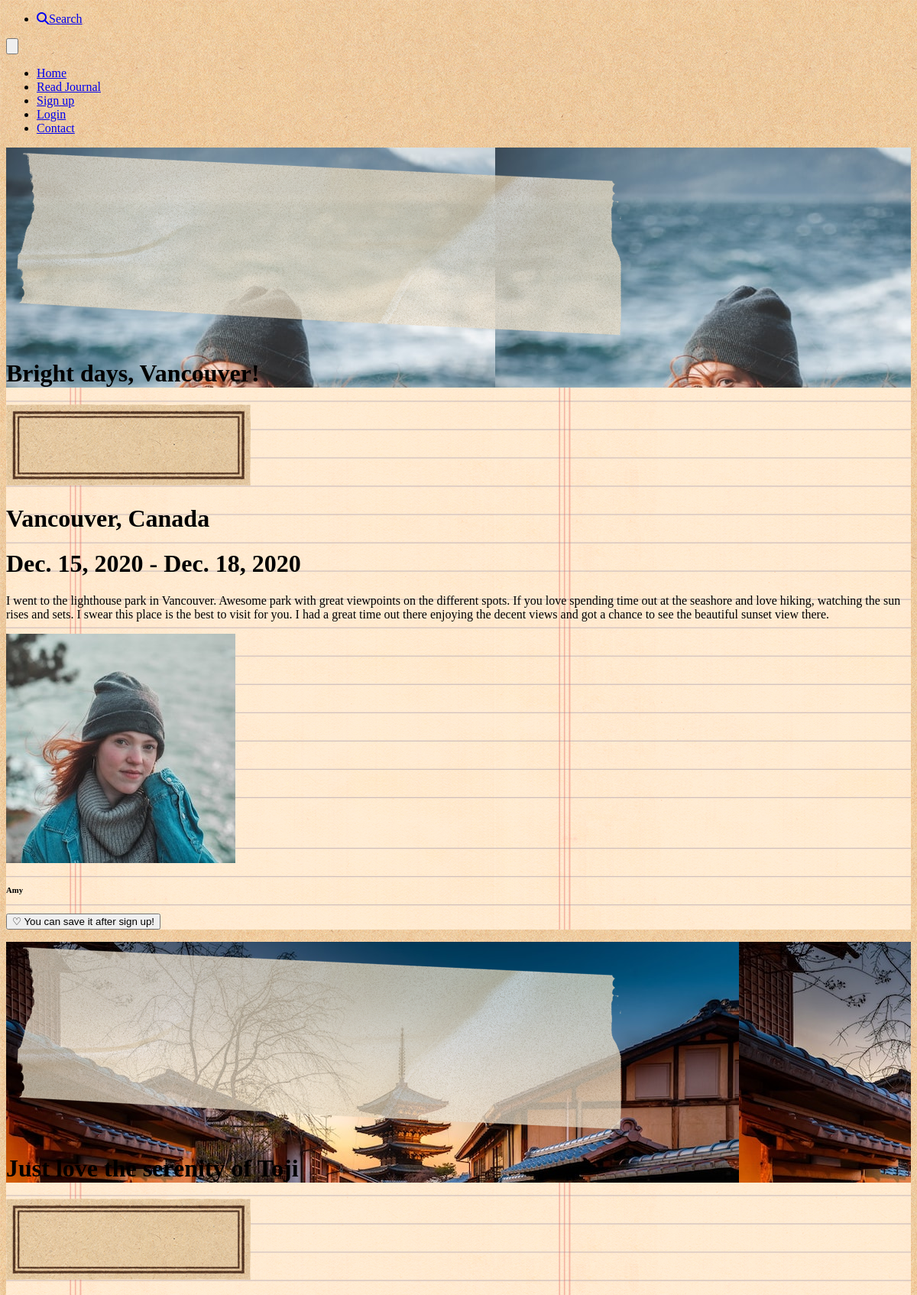
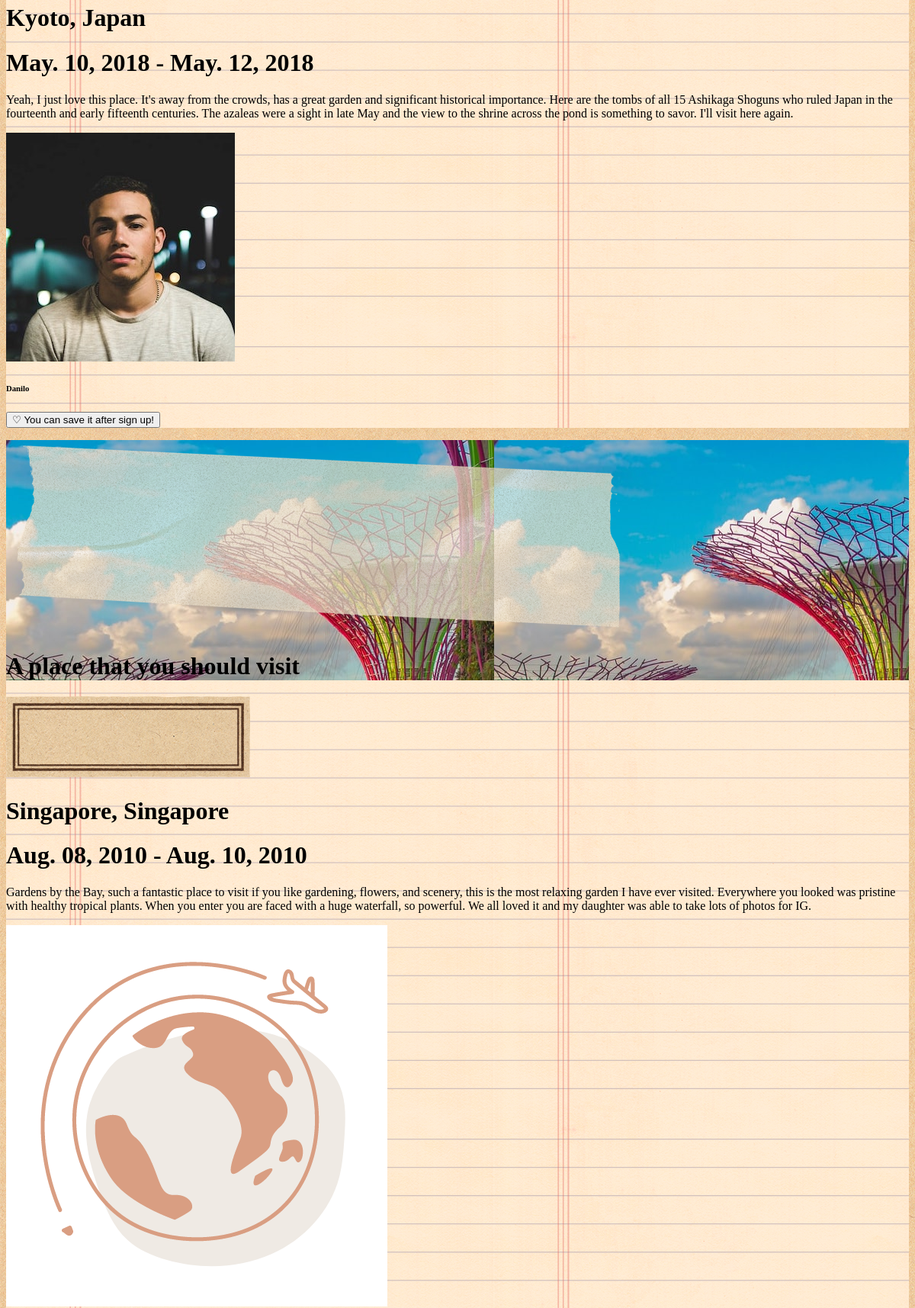
Page /journal (upper part) on the committed database (2 pictures, top to bottom).
### flaskr/models.py (models this page shows, shortened)
class Journal(db.Model):
    __tablename__ = 'journals'
    id = db.Column(db.Integer, primary_key=True)
    from_user_id = db.Column(
        db.Integer, db.ForeignKey('users.id'), index=True
    )
    start_date = db.Column(db.DateTime, default=datetime.strftime(datetime.today(), '%Y/%m/%d'))
    end_date = db.Column(db.DateTime, default=datetime.strftime(datetime.today(), '%Y/%m/%d'))
    country = db.Column(db.String(128))
    city = db.Column(db.String(128))
    title = db.Column(db.String(128))
    comment = db.Column(db.Text)
    picture_path = db.Column(db.Text)

class User(UserMixin, db.Model):
    __tablename__ = 'users'
    id = db.Column(db.Integer, primary_key=True)
    email = db.Column(db.String(64), unique=True, index=True)
    username = db.Column(db.String(64), index=True)
    password = db.Column(db.String(128))
    picture_path = db.Column(db.Text)
    @classmethod
    def select_user_by_id(cls, id):
        return cls.query.get(id)

### flaskr/journal/views.py (the view, shortened to what this page needs)
@journal_bp.route('', methods=['GET', 'POST'])
def journal():
    users = User.query.all()
    journals = Journal.query.all()
    comments = Comment.query.all()
    like_journals = LikeJournal.query.all()
    user_id = current_user.get_id()
    user = User.select_user_by_id(user_id)
    form = LikeJournalForm(request.form)
    form_c = CommentForm(request.form)
    return render_template('journal/journal.html',  users=users, journals=journals, comments=comments, like_journals=like_journals, form=form, form_c=form_c)

### flaskr/templates/journal/journal.html (shortened to what this page needs)
{% from "/_formhelpers.html" import render_field %}
{% extends "/base.html" %}
{% block content %}
<div class="base-style">
{% block header %}
{{ super() }}
{% endblock %}
<div class="journal-style">
    {% for journal in journals %}
    <div class="pages-style">
        <div class="page-style" style="background-image: url(/static/image/paper6.png);" id="{{ journal.id }}">
            <div class="page-top-style">
                <div class="photo-style-2" style="background-image:url({{url_for('static', filename=journal.picture_path)}})">
                    <img src="/static/image/tape.png" alt="" class="tape-style-2">
                    <div class="photo-bottom-style">
                        <h1 class="photo-h1-2">
                            {{ journal.title }}
                        </h1>
                    </div>
                </div>
                <div class="label-style">
                    <img src="/static/image/label3.png" alt="" class="w-full shadow">
                    <h1 class="label-h1">
                        {{ journal.city }}, {{ journal.country }}
                    </h1>
                </div>
            </div>
            <div class="page-bottom-style">
                <div class="2xl:mt-6">
                    <h1>
                        {{ journal.start_date.strftime('%b. %d, %Y') }} - {{ journal.end_date.strftime('%b. %d, %Y') }}
                    </h1>
                    <p class="font-light text-gray-600 sm:text-sm">{{ journal.comment }}</p>
                    <div class="info-style">
                    {% for user in users %}
                    {% if journal.from_user_id == user.id %}
                        <div class="w-1/3 flex items-center">
                            <div class="icon-size-2">
                                {% if user.picture_path %}
                                <img src="{{ url_for('static', filename=user.picture_path) }}" class="icon-style">
                                {% else %}
                                <img src="/static/image/logo2.png" class="icon-style">
                                {% endif %}
                            </div>
                            <h6 class="font-aurore ml-2">
                                {{ user.username }}
                            </h6>
                        </div>
                    {% endif %}
                    {% endfor %}
                    {% if current_user.is_authenticated %}
                        <form method="POST">
                            {{ form.csrf_token }}
                            {{ form.from_user_id(value=current_user.id) }}
                            {{ form.to_journal_id(value=journal.id) }}
                            {% set isLiked = {'isLiked':False} %}
                            {% for like_journal in like_journals %}
                                {% if like_journal.from_user_id == current_user.id and like_journal.to_journal_id == journal.id %}
                                    {{ form.submit(value="♥ Liked",　class="btn-orange") }}
                                {% endif %}
                            {% endfor %}
                            {% if not isLiked.isLiked %}
                                {{ form.submit(class="btn-transparent") }}
                            {% endif %}
                        </form>
                    {% else %}
                        <p>
                            <a href="{{ url_for('signup.signup') }}">
                                <button class="btn-lightorange-sm">
                                    ♡ You can save it after sign up!
                                </button>
                            </a>
                        </p>
                    {% endif %}
                    </div>
                </div>
            </div>
        </div>
    </div>
    {% endfor %}
</div>
</div>
{% endblock %}

### rows in the picture
Journal: picture_path (picture), title "Bright days, Vancouver!", city "Vancouver", country "Canada", start_date "Dec. 15, 2020", end_date "Dec. 18, 2020", comment "I went to the lighthouse park in Vancouver. Awesome park with great viewpoints on the different spots. If you love spending time out at the seashore and love hiking, watching the sun rises and sets. I swear this place is the best to visit for you. I had a great time out there enjoying the decent views and got a chance to see the beautiful sunset view there."
User: picture_path (picture), username "Amy"
Journal: picture_path (picture), title "Just love the serenity of Toji", city "Kyoto", country "Japan", start_date "May. 10, 2018", end_date "May. 12, 2018", comment "Yeah, I just love this place. It's away from the crowds, has a great garden and significant historical importance. Here are the tombs of all 15 Ashikaga Shoguns who ruled Japan in the fourteenth and early fifteenth centuries. The azaleas were a sight in late May and the view to the shrine across the pond is something to savor. I'll visit here again."
User: picture_path (picture), username "Danilo"
Journal: picture_path (picture), title "A place that you should visit", city "Singapore", country "Singapore", start_date "Aug. 08, 2010", end_date "Aug. 10, 2010", comment "Gardens by the Bay, such a fantastic place to visit if you like gardening, flowers, and scenery, this is the most relaxing garden I have ever visited. Everywhere you looked was pristine with healthy tropical plants. When you enter you are faced with a huge waterfall, so powerful. We all loved it and my daughter was able to take lots of photos for IG."
